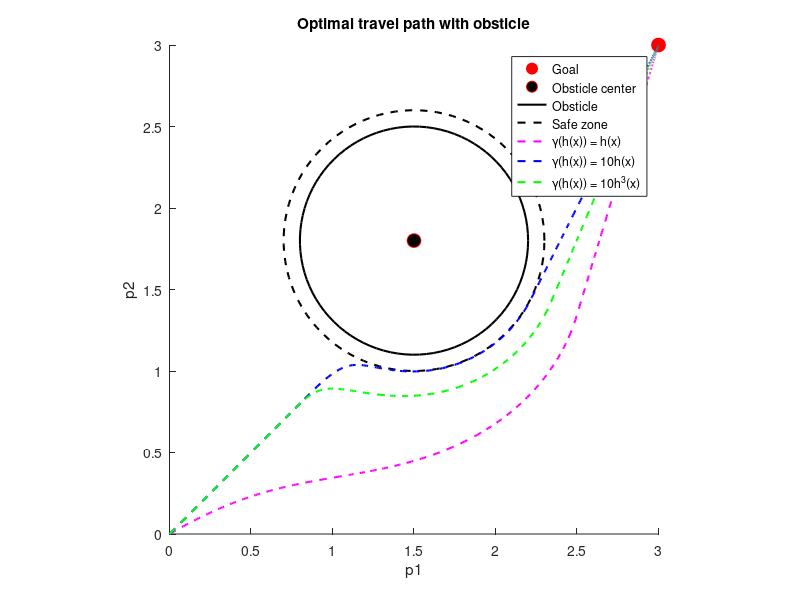

The MATLAB source for this figure:
clc;
%time constraints
Ts = 0.01;
Tmax = 8;
time_hist = 0:Ts:Tmax;
n = length(time_hist);
x_hist1 = zeros(n,2);   %γ(h(x)) = h(x)
x_hist2 = zeros(n,2);   %γ(h(x)) = 10h(x)
x_hist3 = zeros(n,2);   %γ(h(x)) = 10h^3(x)
%x_hist(1,:) = [0,0];    %initial value px,py

x0 = [0 0];
xg = [3 3];
lb = [0 0];
ub = [3 3];
obsticle = [1.5 1.8];
r_obsticle = 0.7;
k = 1;
y = 1;

% Define the equality constraints: Aeq*x = beq (none with this task)
Aeq = [];
beq = [];

% Quadratic programming problem update algorithm with γ(h(x)) = h(x)
for i = 1:n-1
    u_gtg = [xg(1,1)-x_hist1(i,1) xg(1,2)-x_hist1(i,2)];
    hx = (x_hist1(i,1)-obsticle(1,1))^2 + (x_hist1(i,2)-obsticle(1,2))^2 - 0.8^2;
    Q = 2*eye(2); % Quadratic coefficients
    c = -2*u_gtg';
    H = -[2*(x_hist1(i,1)-obsticle(1,1)) 2*(x_hist1(i,2)-obsticle(1,2))]; % Coefficients matrix
    b = hx; % Right-hand side vector
    
    [u, fval, exitflag, output] = quadprog(Q, c, H, b, Aeq, beq);
    x_hist1(i+1,:) = [x_hist1(i,1)+Ts*u(1,1) x_hist1(i,2)+Ts*u(2,1)];
    disp(x_hist1(i+1,:));
end

% Quadratic programming problem update algorithm with γ(h(x)) = 10h(x)
for i = 1:n-1
    u_gtg = [xg(1,1)-x_hist2(i,1) xg(1,2)-x_hist2(i,2)];
    hx = (x_hist2(i,1)-obsticle(1,1))^2 + (x_hist2(i,2)-obsticle(1,2))^2 - 0.8^2;
    Q = 2*eye(2); % Quadratic coefficients
    c = -2*u_gtg';
    H = -[2*(x_hist2(i,1)-obsticle(1,1)) 2*(x_hist2(i,2)-obsticle(1,2))]; % Coefficients matrix
    b = 10*hx; % Right-hand side vector
    
    [u, fval, exitflag, output] = quadprog(Q, c, H, b, Aeq, beq);
    x_hist2(i+1,:) = [x_hist2(i,1)+Ts*u(1,1) x_hist2(i,2)+Ts*u(2,1)];
    disp(x_hist2(i+1,:));
end

% Quadratic programming problem update algorithm γ(h(x)) = 10h^3(x)
for i = 1:n-1
    u_gtg = [xg(1,1)-x_hist3(i,1) xg(1,2)-x_hist3(i,2)];
    hx = (x_hist3(i,1)-obsticle(1,1))^2 + (x_hist3(i,2)-obsticle(1,2))^2 - 0.8^2;
    Q = 2*eye(2); % Quadratic coefficients
    c = -2*u_gtg';
    H = -[2*(x_hist3(i,1)-obsticle(1,1)) 2*(x_hist3(i,2)-obsticle(1,2))]; % Coefficients matrix
    b = 10*hx^3; % Right-hand side vector
    
    [u, fval, exitflag, output] = quadprog(Q, c, H, b, Aeq, beq);
    x_hist3(i+1,:) = [x_hist3(i,1)+Ts*u(1,1) x_hist3(i,2)+Ts*u(2,1)];
    disp(x_hist3(i+1,:));
end

% Display the result
disp('Optimal solution:');
disp(u);
disp('Objective function value at optimal solution:');
disp(fval);

% Plot constraints
hold on;
% Define the center and radius of the circular constraint
center = [1.5; 1.8];
radius = 0.7; % Adjust as needed
radius_bigger = radius + 0.1; % Larger radius

% Generate points on the circle
theta = linspace(0, 2*pi, 100);
x_circle = center(1) + radius * cos(theta);
y_circle = center(2) + radius * sin(theta);
x_circle_bigger = center(1) + radius_bigger * cos(theta);
y_circle_bigger = center(2) + radius_bigger * sin(theta);

% Plot the circular constraint
hold on;
plot(3, 3, 'ro', 'MarkerSize', 10, 'MarkerFaceColor', 'red');       % Goal
plot(1.5, 1.8, 'ro', 'MarkerSize', 10, 'MarkerFaceColor', 'black'); % Obsticle center
plot(x_circle, y_circle, 'k-', 'LineWidth', 1.5);                   % obsticle
plot(x_circle_bigger, y_circle_bigger, 'k--', 'LineWidth', 1.5);    % Safe zone
plot(x_hist1(:,1), x_hist1(:,2), 'm--', 'LineWidth', 1.5);   %γ(h(x)) = h(x)
plot(x_hist2(:,1), x_hist2(:,2), 'b--', 'LineWidth', 1.5);   %γ(h(x)) = 10h(x)
plot(x_hist3(:,1), x_hist3(:,2), 'g--', 'LineWidth', 1.5);   %γ(h(x)) = 10h^3(x)

% Adjust the axis limits to ensure the circle is visible
axis equal; % Equal aspect ratio
xlim([0, 3]);
ylim([0, 3]);

legend('Goal', 'Obsticle center', 'Obsticle','Safe zone','γ(h(x)) = h(x)','γ(h(x)) = 10h(x)','γ(h(x)) = 10h^3(x)');
hold off;
xlabel('p1');
ylabel('p2');
title('Optimal travel path with obsticle');
